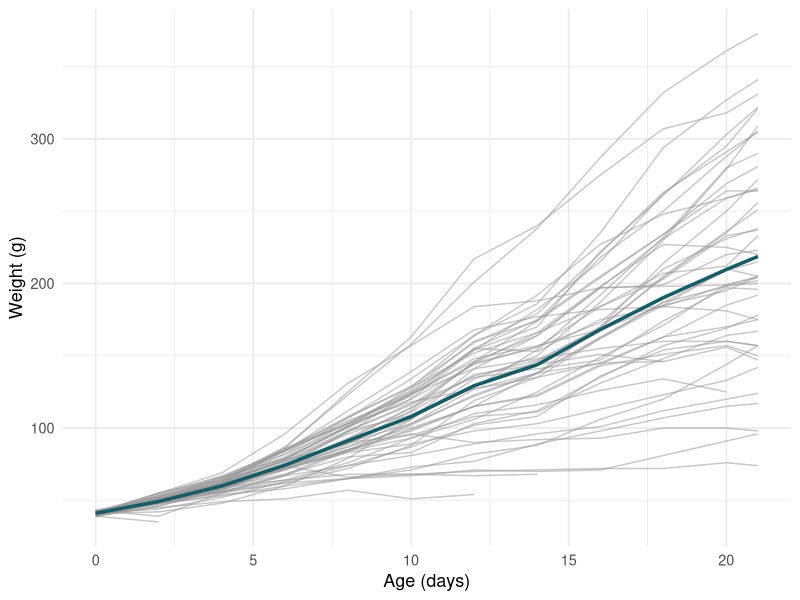
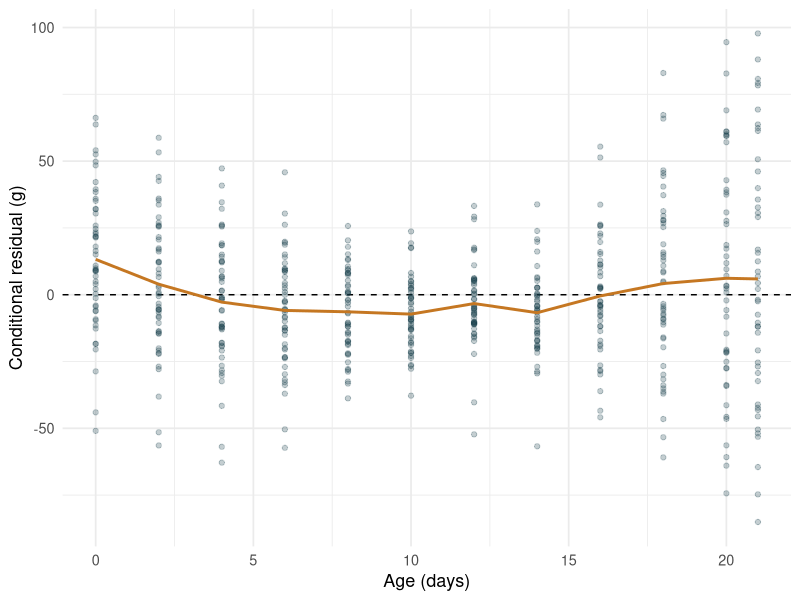
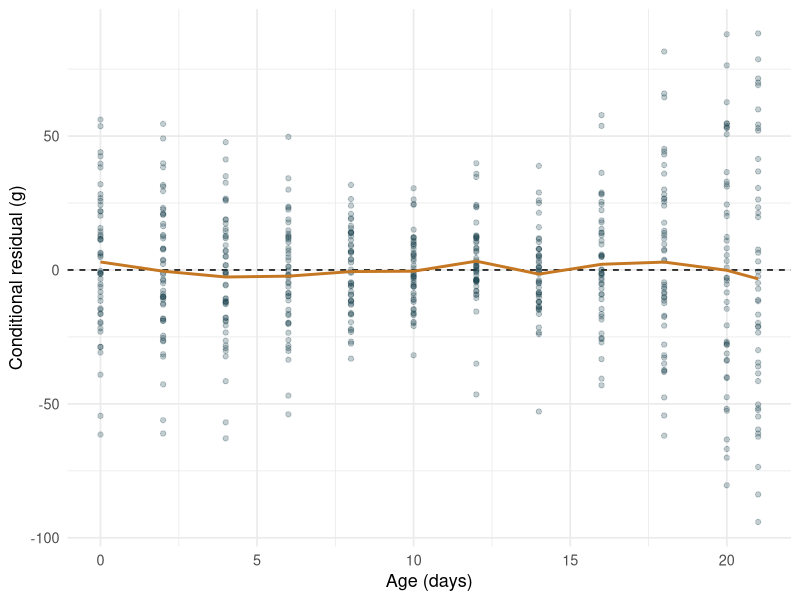
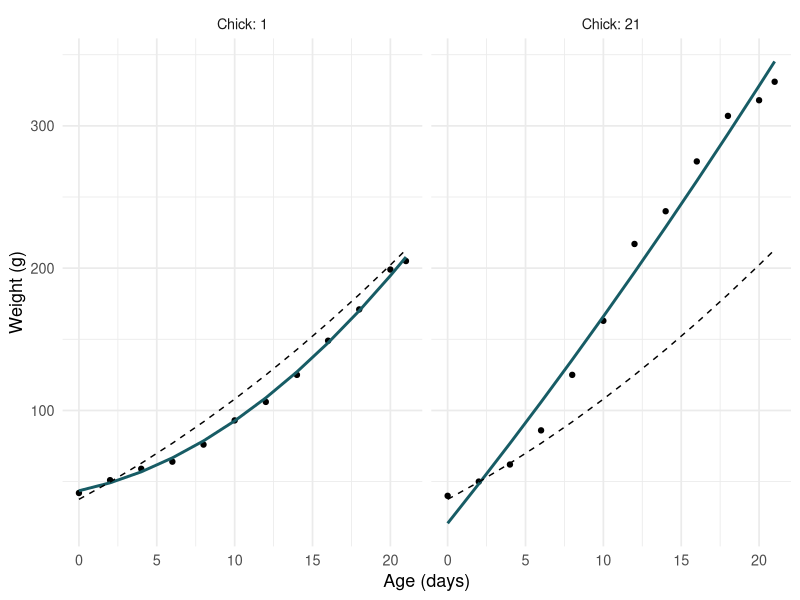

These charts were generated, in order, by the following R code:
## ---- chunk 1
#| label: read-chicks
#| output: true
library(dplyr)
library(ggplot2)
library(lmerTest)

chicks <- as.data.frame(datasets::ChickWeight)
head(chicks)
visits <- count(chicks, Chick, name = "weighings")
count(visits, weighings, name = "chicks")
## ---- chunk 2
#| label: observed-growth
#| output: true
ggplot(chicks, aes(Time, weight)) +
  geom_line(aes(group = Chick), color = "grey60", alpha = 0.55) +
  stat_summary(fun = mean, geom = "line", linewidth = 1.2,
               color = "#175C65") +
  labs(x = "Age (days)", y = "Weight (g)") +
  theme_minimal(base_size = 13)
## ---- chunk 3
#| label: linear-growth
#| output: true
chicks$day_c <- chicks$Time - 10
model_linear <- lmer(weight ~ day_c + (1 | Chick), data = chicks)
coef(summary(model_linear))
## ---- chunk 4
#| label: linear-residuals
#| output: true
plot_residuals <- function(model, data) {
  data$residual <- resid(model)
  ggplot(data, aes(Time, residual)) +
    geom_hline(yintercept = 0, linetype = "dashed") +
    geom_point(alpha = 0.25, color = "#173F48") +
    stat_summary(fun = mean, geom = "line", linewidth = 1,
                 color = "#C57722") +
    labs(x = "Age (days)", y = "Conditional residual (g)") +
    theme_minimal(base_size = 13)
}
plot_residuals(model_linear, chicks)
## ---- chunk 5
#| label: quadratic-residuals
#| output: true
model_intercept <- update(model_linear, . ~ . + I(day_c^2))
plot_residuals(model_intercept, chicks)
## ---- chunk 6
#| label: random-slope-days
#| output: true
#| warning: true
model_slope_days <- lmer(weight ~ day_c + I(day_c^2) +
                           (1 + day_c | Chick), data = chicks)
## ---- chunk 7
#| label: random-slope-weeks
#| output: true
chicks$week_c <- chicks$day_c / 7
model_slope <- lmer(weight ~ week_c + I(week_c^2) +
                      (1 + week_c | Chick), data = chicks)
fixef(model_slope_days)
fixef(model_slope)
## ---- chunk 8
#| label: random-growth
#| output: true
#| message: true
#| warning: true
model_full <- lmer(weight ~ week_c + I(week_c^2) +
                     (1 + week_c + I(week_c^2) | Chick), data = chicks)
VarCorr(model_full)
isSingular(model_full)
## ---- chunk 9
#| label: curvature-comparison
#| output: true
model_curve <- lmer(weight ~ week_c + I(week_c^2) +
                      (1 + week_c | Chick) + (0 + I(week_c^2) | Chick),
                    data = chicks)
AIC(model_slope, model_curve)
## ---- chunk 10
#| label: selected-growth
#| output: true
fixef(model_curve)
VarCorr(model_curve)
## ---- chunk 11
#| label: fitted-growth
#| output: true
examples <- filter(chicks, Chick %in% c("1", "21"))
examples$individual <- predict(model_curve, newdata = examples)
examples$population <- predict(model_curve, newdata = examples,
                               re.form = NA)

ggplot(examples, aes(Time, weight)) +
  geom_point() +
  geom_line(aes(y = individual), color = "#175C65", linewidth = 1) +
  geom_line(aes(y = population), linetype = "dashed") +
  facet_wrap(~ Chick, labeller = label_both) +
  labs(x = "Age (days)", y = "Weight (g)") +
  theme_minimal(base_size = 13)
